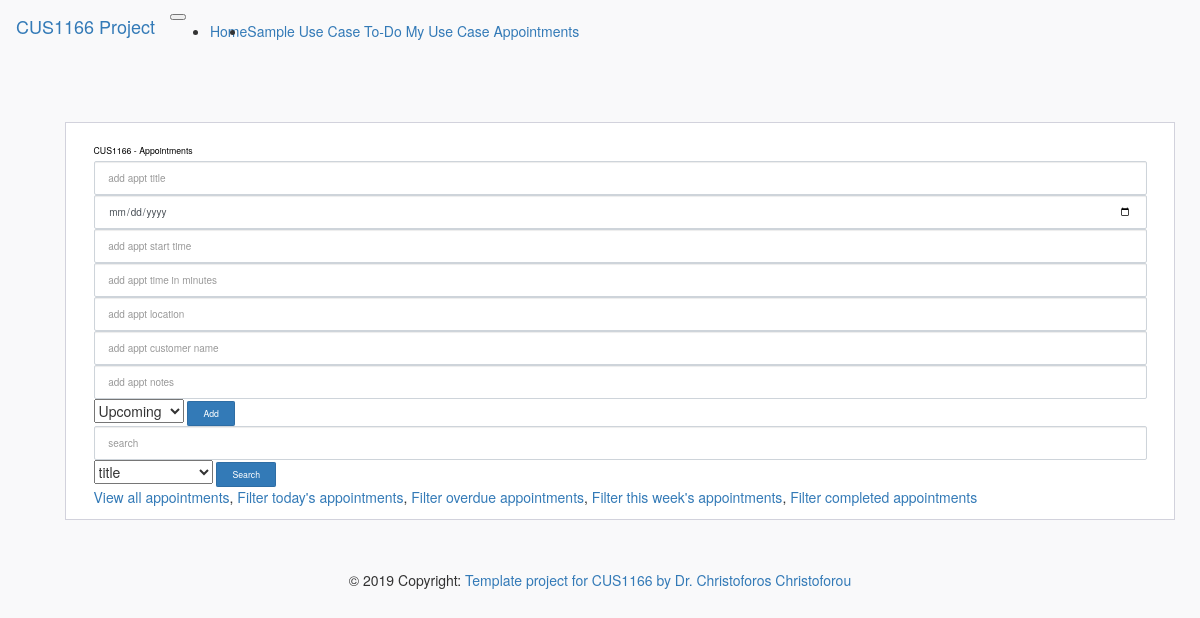
Before: /appointments with the older database file.
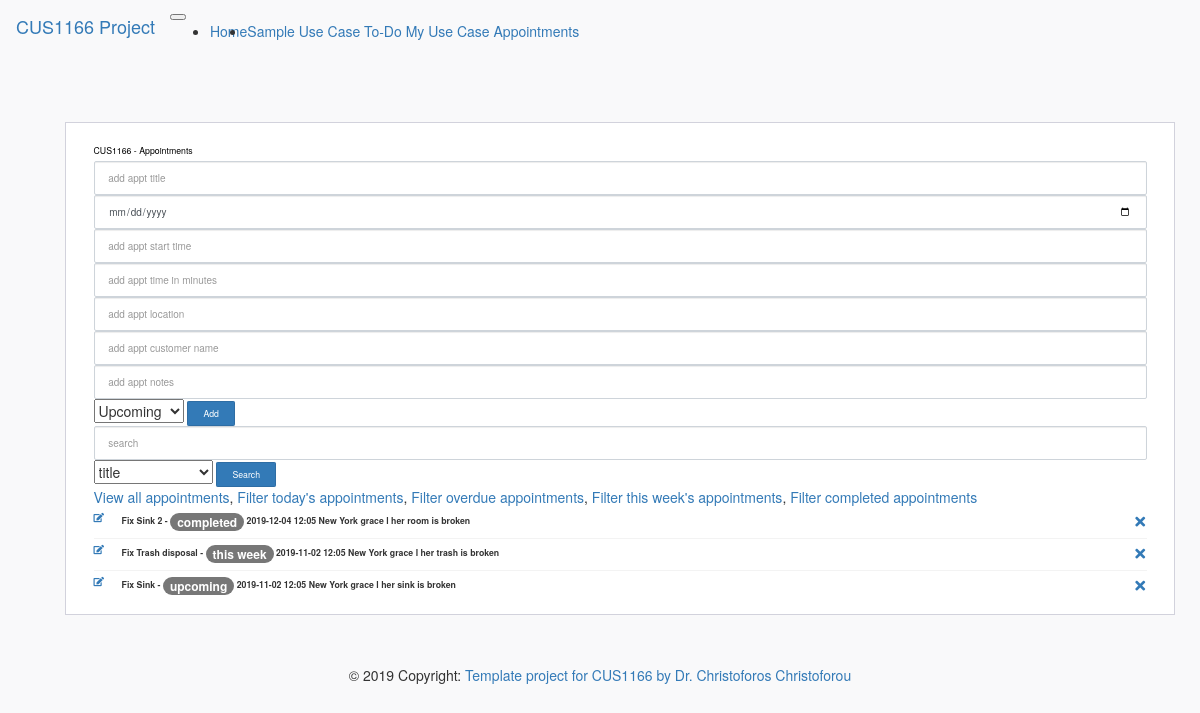
After: the same page with the newer database file.
### app/models.py (models this page shows)
class Appointment(db.Model):
    appt_id = db.Column(db.Integer, primary_key=True, autoincrement = True)
    appt_title = db.Column(db.String)
    appt_date = db.Column(db.Date, nullable = False)
    appt_start_time = db.Column(db.String)
    appt_duration = db.Column(db.Integer) #in minutes
    appt_location = db.Column(db.String)
    appt_customer_name = db.Column(db.String)
    appt_notes = db.Column(db.String)
    appt_status = db.Column(db.String(128))

### app/main/routes.py (the view, shortened to what this page needs)
@bp.route('/appointments', methods=['GET','POST'])
def appointments():
    form = AppointmentForm()
    searchform = AppointmentSearchForm()
    if searchform.validate_on_submit():
        search = searchform.search.data
        return redirect(url_for('main.search_results'))
    appointments = db.session.query(Appointment).all()
    return render_template("main/appointment.html",appointments = appointments, searchform = searchform,form= form)

### app/main/forms.py
class AppointmentForm(FlaskForm):
    appt_status_completed = SelectField('Status', choices=[('upcoming','Upcoming'),('today','Today'),('this week','This week'),('overdue','Overdue'),('completed','Completed')])
    appt_title = StringField('appt_title')#, validators=[DataRequired()])
    appt_date = DateField('appt_date', format = '%Y-%m-%d')
    appt_start_time = StringField('appt_start_time') #in minutes
    appt_duration= StringField('appt_duration') #in minutes
    appt_location = StringField('appt_location')#, validators=[DataRequired()])
    appt_customer_name = StringField('appt_customer_name')#, validators=[DataRequired()])
    appt_notes = StringField('appt_customer_name')#, validators=[DataRequired()])
    appt_status = StringField('appt_status')#, validators=[DataRequired()])
    submit = SubmitField('submit')

class AppointmentSearchForm(FlaskForm):
    choices = [('title', 'title'),
               ('customer name', 'customer name')]
    select = SelectField('Search for Appointments', choices=choices)
    search = StringField('')

### app/templates/main/appointment.html (shortened to what this page needs)
{% extends "menu.html" %}
{% block main_content %}
<div class="page-content page-container" id="page-content">
    <div class="padding">
        <div class="row container d-flex justify-content-center">
            <div class="col-lg-12">
                <div class="card px-3">
                    <div class="card-body">
                        <h4 class="card-title">CUS1166 - Appointments</h4>
                        <form method="POST" action="{{url_for('main.appointments')}}" >
                                {{ form.appt_title(class_='form-control todo-list-input', placeholder='add appt title')}}
                                {{ form.appt_date(class_='form-control todo-list-input', placeholder='add appt date')}}
                                {{ form.appt_start_time(class_='form-control todo-list-input', placeholder='add appt start time')}}
                                {{ form.appt_duration(class_='form-control todo-list-input', placeholder='add appt time in minutes')}}
                                {{ form.appt_location(class_='form-control todo-list-input', placeholder='add appt location')}}
                                {{ form.appt_customer_name(class_='form-control todo-list-input', placeholder='add appt customer name')}}
                                {{ form.appt_notes(class_='form-control todo-list-input', placeholder='add appt notes')}}
                                {{ form.appt_status_completed }}
                                <button class="add btn btn-primary font-weight-bold todo-list-add-btn">Add</button>
                     </form>
                     <form method="POST" action="{{url_for('main.search_results')}}" >
                            {{ searchform.search(class_='form-control todo-list-input', placeholder='search ')}}
                            {{ searchform.select }}
                            <button class="add btn btn-primary font-weight-bold todo-list-add-btn">Search</button>
                 </form>
                        <div class="list-wrapper">
                            <a href = "{{url_for('main.appointments')}}">View all appointments</a>,
                            <a href = "{{url_for('main.filter_appointments')}}">Filter today's appointments</a>,
                            <a href = "{{url_for('main.filter_appointments_overdue')}}">Filter overdue appointments</a>,
                            <a href = "{{url_for('main.filter_appointments_thisweek')}}">Filter this week's appointments</a>,
                            <a href = "{{url_for('main.filter_appointments_completed')}}">Filter completed appointments</a>
                            <ul class="d-flex flex-column-reverse todo-list">
                             {% for appointment in appointments %}
                                {% if 'done' == appointment.appt_status%}
                                    <li class="completed">
                                {% else %}
                                    <li>
                                {% endif %}
                                    <a href="{{url_for('main.edit_appointment',appt_id= appointment.appt_id)}}">
                                         <i class="fas fa-edit"></i>
                                    </a>
                                    <div class="form-check">
                                      <label class="form-check-label">
                                          {% if 'completed' == appointment.appt_status %}
                                          {{appointment.appt_title}} - <span class="badge badge-success">{{appointment.appt_status}}</span>
                                          {{appointment.appt_date}}
                                          {{appointment.appt_start_time}}
                                          {{appointment.appt_location}}
                                          {{appointment.appt_customer_name}}
                                          {{appointment.appt_notes}}
                                           {% elif 'upcoming' == appointment.appt_status %}
                                            {{appointment.appt_title}} - <span class="badge badge-warning">{{appointment.appt_status}}</span>
                                             {{appointment.appt_date}}
                                             {{appointment.appt_start_time}}
                                             {{appointment.appt_location}}
                                             {{appointment.appt_customer_name}}
                                             {{appointment.appt_notes}}
                                              {% elif 'this week' == appointment.appt_status %}
                                              {{appointment.appt_title}} - <span class="badge badge-warning">{{appointment.appt_status}}</span>
                                               {{appointment.appt_date}}
                                               {{appointment.appt_start_time}}
                                               {{appointment.appt_location}}
                                               {{appointment.appt_customer_name}}
                                               {{appointment.appt_notes}}
                                          {% endif %}
                                      </label>
                                    </div>
                                    <a href="{{url_for('main.remove_appointment',appt_id = appointment.appt_id)}}" class="remove"><i class="fas fa-times"></i></a>
                              </li>
                             {% endfor %}
                            </ul>
                        </div>
                    </div>
                </div>
            </div>
        </div>
    </div>
</div>
{% endblock %}

### app/templates/menu.html
{% extends "layout.html" %}
{%  block menuitems %}
<li class="nav-item active">
  <a class="nav-link" href="#">Home <span class="sr-only">(current)</span></a>
</li>
<li class="nav-item">
  <a class="nav-link" href="{{url_for('main.todolist')}}">Sample Use Case To-Do</a>
  <a class="nav-link" href="{{url_for('main.appointments')}}">My Use Case Appointments</a>
</li>
{%  endblock %}

### app/templates/layout.html (shortened to what this page needs)
{% extends "bootstrap/base.html" %}
{% block styles %}
{{super()}}
<link rel="stylesheet" href="{{url_for('static', filename='css/cus1166_custom.css')}}">
<link rel="stylesheet" href="https://cdnjs.cloudflare.com/ajax/libs/font-awesome/5.11.2/css/all.min.css">
{% endblock %}
{% block navbar %}
<nav class="navbar navbar-expand-lg navbar-light bg-light">
  <a class="navbar-brand" href="#">CUS1166 Project</a>
  <button class="navbar-toggler" type="button" data-toggle="collapse" data-target="#navbarSupportedContent" aria-controls="navbarSupportedContent" aria-expanded="false" aria-label="Toggle navigation">
  </button>
  <div class="collapse navbar-collapse" id="navbarSupportedContent">
    <ul class="navbar-nav mr-auto">
      {%  block menuitems %}
      {%  endblock menuitems%}
    </ul>
    </div>
</nav>
{% endblock %}
{% block content %}
    {% block main_content %}
    {% endblock main_content %}
      {% block footer %}
      <footer class="page-footer font-small blue fixed-bottom">
        <div class="footer-copyright text-center py-3">© 2019 Copyright:
          <a href="https://www.researchgate.net/profile/Christoforos_Christoforou"> Template project for CUS1166 by Dr. Christoforos Christoforou</a>
        </div>
      </footer>
      {% endblock footer %}
{% endblock content%}

### app/static/css/cus1166_custom.css (style rules this page uses)
body { background-color: #f9f9fa }
.padding { padding: 5rem }
.card { box-shadow: none; -webkit-box-shadow: none; -moz-box-shadow: none; -ms-box-shadow: none }
.pl-3, .px-3 { padding-left: 1rem !important }
.card { position: relative; display: flex; flex-direction: column; min-width: 0; word-wrap: break-word; background-color: #fff; background-clip: border-box; border: 1px solid #d2d2dc; border-radius: 0 }
.pr-3, .px-3 { padding-right: 1rem !important }
.card .card-body { padding: 1.25rem 1.75rem }
.card-body { flex: 1 1 auto; padding: 1.25rem }
.card .card-title { color: #000000; margin-bottom: 0.625rem; text-transform: capitalize; font-size: 0.875rem; font-weight: 500 }
.d-flex { display: flex !important }
.form-control { display: block; width: 100%; padding: 0.875rem 1.375rem; font-size: 1rem; line-height: 1; color: #495057; background-color: #ffffff; background-clip: padding-box; border: 1px solid #ced4da; border-radius: 2px; transition: border-color 0.15s ease-in-out, box-shadow 0.15s ease-in-out }
.btn { font-size: 0.875rem; line-height: 1; font-weight: 400; padding: .7rem 1.5rem; border-radius: 0.1275rem }
.list-wrapper { height: 100%; max-height: 100% }
.list-wrapper ul { padding: 0; text-align: left; list-style: none; margin-bottom: 0 }
.list-wrapper ul li { font-size: .9375rem; padding: .4rem 0; border-bottom: 1px solid #f3f3f3 }
.list-wrapper ul li:first-child { border-bottom: none }
.list-wrapper ul li .form-check { max-width: 90%; margin-top: .25rem; margin-bottom: .25rem }
.list-wrapper .remove { cursor: pointer; font-size: 1.438rem; font-weight: 600; width: 1.25rem; height: 1.25rem; line-height: 20px; text-align: center }
.list-wrapper ul li .form-check, .list-wrapper ul li .form-check .form-check-label, .email-wrapper .mail-sidebar .menu-bar .profile-list-item a .user .u-name, .email-wrapper .mail-sidebar .menu-bar .profile-list-item a .user .u-designation, .email-wrapper .mail-list-container .mail-list .content .sender-name, .email-wrapper .message-body .attachments-sections ul li .details p.file-name, .settings-panel .chat-list .list .info p { text-overflow: ellipsis; overflow: hidden; max-width: 100%; white-space: nowrap }
.form-check { position: relative; display: block; margin-top: 10px; margin-bottom: 10px; padding-left: 0 }
.form-check .form-check-label { min-height: 18px; display: block; margin-left: 1.75rem; font-size: 0.875rem; line-height: 1.5 }
.form-check-label { margin-bottom: 0 }
.ml-auto, .list-wrapper .remove, .mx-auto { margin-left: auto !important }
.flex-column-reverse { flex-direction: column-reverse !important }
.d-flex, .loader-demo-box, .distribution-chart-legend .distribution-chart, .distribution-chart-legend .distribution-chart .item, .list-wrapper ul li, .email-wrapper .mail-sidebar .menu-bar .profile-list-item a, .email-wrapper .mail-sidebar .menu-bar .profile-list-item a .user, .email-wrapper .mail-list-container .mail-list .details, .email-wrapper .message-body .attachments-sections ul li .thumb, .email-wrapper .message-body .attachments-sections ul li .details .buttons, .lightGallery .image-tile .demo-gallery-poster, .swal2-modal, .navbar .navbar-menu-wrapper .navbar-nav, .navbar .navbar-menu-wrapper .navbar-nav .nav-item.nav-profile, .navbar .navbar-menu-wrapper .navbar-nav .nav-item.dropdown .navbar-dropdown .dropdown-item { display: flex !important }

Changed rows visible on the page:
added Appointment: appt_title "Fix Sink", appt_status "upcoming", appt_date "2019-11-02", appt_start_time "12:05", appt_location "New York", appt_customer_name "grace l", appt_notes "her sink is broken"
added Appointment: appt_title "Fix Trash disposal", appt_status "this week", appt_date "2019-11-02", appt_start_time "12:05", appt_location "New York", appt_customer_name "grace l", appt_notes "her trash is broken"
added Appointment: appt_title "Fix Sink 2", appt_status "completed", appt_date "2019-12-04", appt_start_time "12:05", appt_location "New York", appt_customer_name "grace l", appt_notes "her room is broken"
